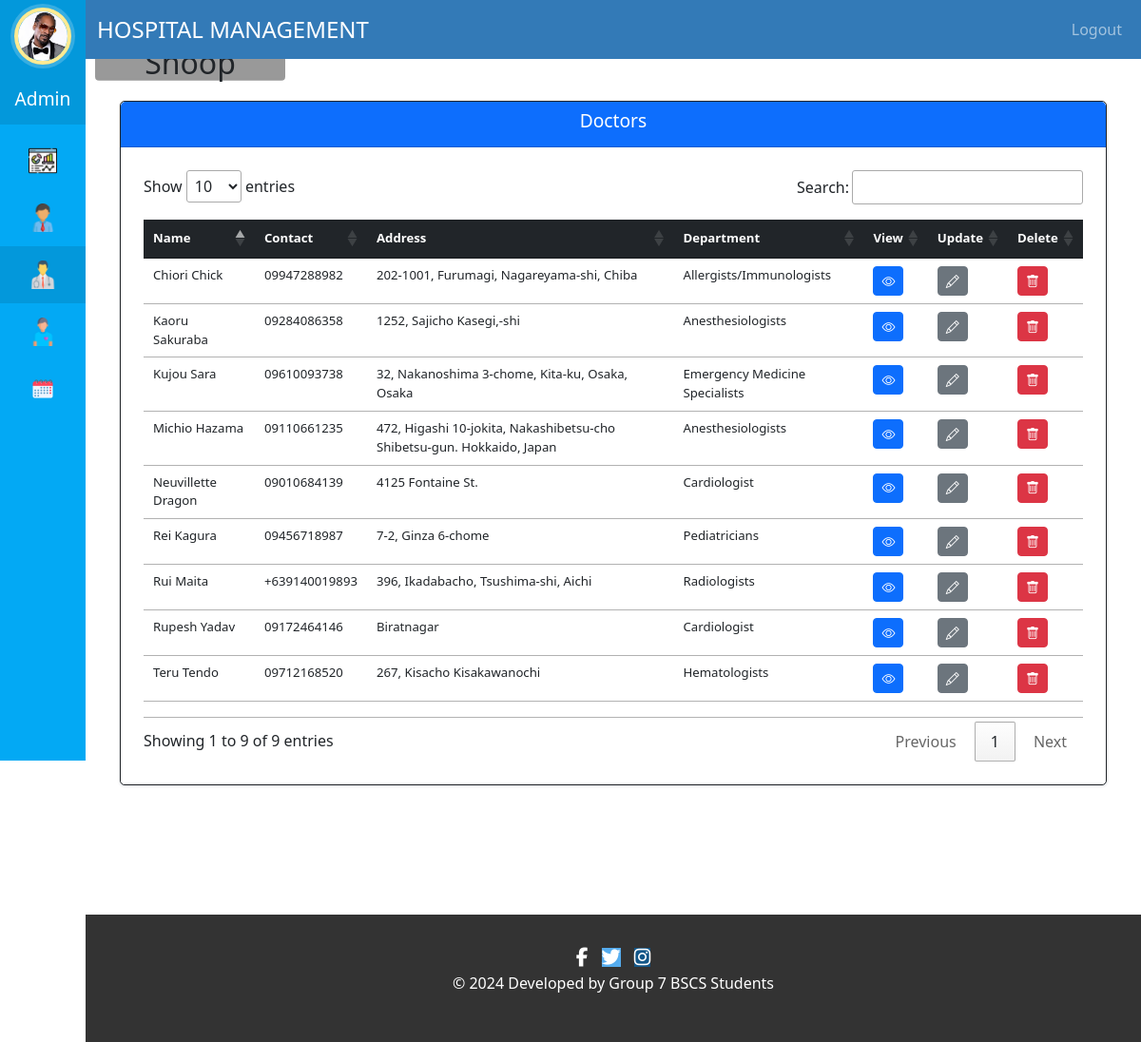
The app's page /admin-view-doctor (signed in) with its own data.
### hospital/models.py (models this page shows, shortened)
class HospitalStaffAdmin(models.Model):
    staff_id = models.AutoField(primary_key=True)
    user = models.ForeignKey(User, on_delete=models.CASCADE)
    username = models.CharField(max_length=40, blank=False, null=False)
    profile_pic= models.ImageField(upload_to='profile_pic/StaffAdminProfilePic/',null=True, blank=True)
    address = models.CharField(max_length=40, blank=False, null=False)
    mobile = models.CharField(max_length=20, null=True, blank=False)
    email = models.EmailField(validators=[validate_email], blank=False, null=False)

class Doctor(models.Model):
    STATUS_ONHOLD = 0
    STATUS_AVAILABLE = 1
    STATUS_NOTAVAILABLE = 2
    STATUS_CHOICES = [
        (STATUS_ONHOLD, 'On Hold'),
        (STATUS_AVAILABLE, 'Available'),
        (STATUS_NOTAVAILABLE, 'Not Available'),
    ]
    user=models.OneToOneField(User,on_delete=models.CASCADE)
    address = models.CharField(max_length=255, blank=False, null=False)
    mobile_validator = RegexValidator(regex=r'(^(\+)(\d){12}$)|(^\d{11}$)', message= 'Provide a valid Contact Number (e,g: 09172464146 or +639172464146)')
    mobile = models.CharField(max_length=20, validators=[mobile_validator], blank=False, null=False)
    department= models.CharField(max_length=50, choices=departments)
    status = models.IntegerField(choices=STATUS_CHOICES, default=STATUS_ONHOLD)
    license_num_validator = RegexValidator(regex=r'^\d{7}$', message="License number must be 7 digits.")
    license_num = models.CharField(max_length=7, validators=[license_num_validator])
    profile_pic = models.ImageField(blank=True, null=True, upload_to='profile_pic/DoctorProfilePic/')
    @property
    def get_name(self):
        return self.user.first_name+" "+self.user.last_name

### hospital/views.py (the view)
# urls.py: path('admin-view-doctor', views.admin_view_doctor_view,name='admin-view-doctor'),
@login_required(login_url='adminlogin')
@user_passes_test(is_admin)
def admin_view_doctor_view(request):
    doctors=models.Doctor.objects.all().filter(status=models.Doctor.STATUS_AVAILABLE)
    admin = models.HospitalStaffAdmin.objects.get(user_id=request.user.id)
    context = {
        'admin': admin,
        'doctors': doctors
    }
    return render(request,'hospital/admin_view_doctor.html', context)

### hospital/views.py (called while the page is built)
def is_admin(user):
    return user.groups.filter(name='ADMIN').exists()

### templates/hospital/admin_view_doctor.html (shortened to what this page needs)
{% extends 'hospital/admin_base.html' %}
{% block content %}
{% load static %}
<head>
  <link rel="stylesheet" href="//cdn.datatables.net/1.13.7/css/jquery.dataTables.min.css">
</head>
<br><br>
<div class="container-fluid">
  <div class="card border border-dark">
    <div class="card-header bg-primary text-white">
      <h6 class="card-title">Doctors</h6>
    </div>
    <div class="table-responsive p-4">
      <table class="table table-hover py-3" id="dev-table">
        <thead class="table-dark">
          <tr>
            <th>Name</th>
            <th>Contact</th>
            <th>Address</th>
            <th>Department</th>
            <th>View</th>
            <th>Update</th>
            <th>Delete</th>
          </tr>
        </thead>
        <tbody>
          {% for d in doctors %}
          <tr>
            <td>{{ d.get_name }}</td>
            <td>{{ d.mobile }}</td>
            <td>{{ d.address }}</td>
            <td>{{ d.department }}</td>
            <td><a class="btn btn-primary btn-sm" href="{% url 'admin-doctor-details' d.id %}"><i class="bi bi-eye"></i></a></td>
            <td><a class="btn btn-secondary btn-sm" href="{% url 'update-doctor' d.id  %}"><i class="bi bi-pencil"></i></a></td>
            <td><a class="btn btn-danger btn-sm delete-btn" href="{% url 'delete-doctor-from-hospital' d.id  %}"><i class="bi bi-trash"></i></a></td>
          </tr>
          {% endfor %}
        </tbody>
      </table>
    </div>
  </div>
</div>
{% endblock content %}

### templates/hospital/admin_base.html (shortened to what this page needs)
<!DOCTYPE html>
{% load static %}
{% with current_page=request.path %}
<html lang="en">
<head>
  <link href="https://cdn.jsdelivr.net/npm/bootstrap@5.3.0-alpha1/dist/css/bootstrap.min.css" rel="stylesheet">
  <link rel="stylesheet" href="https://cdn.jsdelivr.net/npm/bootstrap-icons@1.3.0/font/bootstrap-icons.css">
  <link rel="stylesheet" href="{% static '/style.css' %}">
</head>
<body>
  <nav class="menu" tabindex="0">
    <header class="avatar">
      <a href="#" data-bs-toggle="modal" data-bs-target="#profilePicModal" class="position-relative">
        {% if admin.profile_pic %}
            <img class="rounded-circle" src="{{ admin.profile_pic.url }}" alt="Profile Pic"/>
        {% else %}
            <img class="rounded-circle" src="{% static 'images/adminpropic.png' %}" alt="Default Profile Pic"/>
            <span class="position-absolute top-50 start-50 translate-middle bi-camera-fill"></span>
        {% endif %}
      </a>
      <br><br>
        <h6 class="text-white">Admin</h6>
        <h2>{{ request.user.first_name }}</h2>
    </header>
    <ul class="navbar-nav">
        <li tabindex="0" id="adminDashboardIcon" class="icon-dashboard nav-item {% if 'dashboard' in request.path %}active{% endif %}">
            <a class="nav-link text-white" href="/admin-dashboard">
            </a>
        </li>
        <li tabindex="0" id="djangoAdminIcon" class="icon-admin nav-item">
            <a class="nav-link text-white" href="/admin/">
            </a>
        </li>
        <li tabindex="0" id="adminDoctorIcon" class="icon-customers nav-item {% if 'doctor' in request.path %}active{% endif %}">
            <a class="nav-link text-white" href="/admin-doctor">
            </a>
        </li>
        <li tabindex="0" id="adminPatientIcon" class="icon-users nav-item {% if 'patient' in request.path %}active{% endif %}">
            <a class="nav-link text-white" href="/admin-patient">
            </a>
        </li>
        <li tabindex="0" id="adminAppointmentIcon" class="icon-calendar nav-item {% if 'appointment' in request.path %}active{% endif %}">
            <a class="nav-link text-white" href="/admin-appointment">
            </a>
        </li>
    </ul>
</nav>
{% endwith %}
<main>
  <div class="bs-example">
    <nav class="navbar navbar-expand-md navbar-dark fixed-top" style="background:#337AB7;">
        <div class="container-fluid">
            <a href="/admin-dashboard" class="navbar-brand">HOSPITAL MANAGEMENT</a>
            <div class="collapse navbar-collapse justify-content-end" id="navbarCollapse">
                <ul class="navbar-nav">
                    <li class="nav-item">
                        <form id="logoutForm" action="{% url 'logout' %}" method="post">
                            <a href="#" class="nav-link" id="logoutLink">Logout</a>
                        </form>
                    </li>
                </ul>
            </div>
        </div>
    </nav>
  </div>
    <br><br>
    <div class="container-fluid">
        <div class="row">
            <div class="col-md-12">
                {% block content %}
                {% endblock %}
            </div>
        </div>
    </div>
    <br><br><br><br>
    {% include 'hospital/footer.html' %}
</main>
</body>
</html>

### templates/hospital/footer.html (shortened to what this page needs)
<!DOCTYPE html>
<html>
<head>
<link rel="stylesheet" href="https://cdnjs.cloudflare.com/ajax/libs/font-awesome/6.5.1/css/all.min.css">
</head>
<footer>
  <div class="container">
    <div class="row">
      <div class="col-md-12 col-sm-12">
        <div class="wow fadeInUp footer-content">
          <div class="text-center">
            <a href="#" target="_blank" class="social-icon"><i class="fab fa-facebook-f"></i></a>
            <a href="#" target="_blank" class="social-icon"><i class="fab fa-twitter"></i></a>
            <a href="#" target="_blank" class="social-icon"><i class="fab fa-instagram"></i></a>
          </div>
          <p class="text-center footer-text">
            &copy; 2024 Developed by Group 7 BSCS Students
          </p>
        </div>
      </div>
    </div>
  </div>
</footer>
</html>

### static/style.css (style rules this page uses)
body { padding-left: 240px; }
main { position: relative; height: 100vh; }
.menu { background: #5bc995; height: 100vh; width: 240px; position: fixed; top: 0px; left: 0; z-index: 5; outline: none; }
.menu .avatar { background: rgba(0, 0, 0, 0.1); padding: 2em 0.5em; text-align: center; }
.menu .avatar img { width: 100px; border-radius: 50%; overflow: hidden; border: 4px solid #ffea92; box-shadow: 0 0 0 4px rgba(255, 255, 255, 0.2); }
.menu .avatar h2 { font-weight: normal; margin-bottom: 0; }
.menu ul { list-style: none; padding: 0.5em 0; margin: 0; }
.menu ul li { padding: 0.5em 1em 0.5em 3em; font-size: 0.95em; font-weight: regular; background-repeat: no-repeat; background-position: left 15px center; background-size: auto 20px; transition: all 0.15s linear; cursor: pointer; }
.menu ul li.icon-dashboard { background-image: url("http://www.entypo.com/images//gauge.svg"); }
.menu ul li.icon-customers { background-image: url("http://www.entypo.com/images//briefcase.svg"); }
.menu ul li.icon-users { background-image: url("http://www.entypo.com/images//users.svg"); }
.menu ul li.icon-calendar { background-image: url("http://www.entypo.com/images//calendar.svg"); }
a:link { text-decoration: none; }
.menu { top: 50px; }
h6 { color: white; }
.card { border-radius: 5px; -webkit-box-shadow: 0 1px 2.94px 0.06px rgba(4, 26, 55, 0.16); box-shadow: 0 1px 2.94px 0.06px rgba(4, 26, 55, 0.16); border: none; margin-bottom: 30px; -webkit-transition: all 0.3s ease-in-out; transition: all 0.3s ease-in-out; }

### templates/hospital/admin_view_doctor.html (style rules this page uses)
a:link { text-decoration: none; }
h6 { text-align: center; font-size: 1.2em; }
.row { margin: 10px auto; }
.table-responsive { text-wrap: wrap; }
@media only screen and (min-width: 768px) { table { font-size: 0.825rem; } }
@media only screen and (min-width: 768px) { th, td { padding: 0.75rem; } }

### templates/hospital/footer.html (style rules this page uses)
footer { background-color: #333; color: #fff; padding: 20px 0; }
.footer-content { margin-bottom: 20px; }
.social-icon { color: #fff; font-size: 20px; margin: 0 5px; transition: color 0.3s ease; }
.footer-text { margin-bottom: 0; }
.fa-twitter { background: #55ACEE; color: white; }
.fa-instagram { background: #125688; color: white; }
p { text-align: center; }

### records on screen
HospitalStaffAdmin: profile_pic (picture)
Doctor: get_name "Neuvillette Dragon", mobile "09010684139", address "4125 Fontaine St.", department "Cardiologist"
Doctor: get_name "Chiori Chick", mobile "09947288982", address "202-1001, Furumagi, Nagareyama-shi, Chiba", department "Allergists/Immunologists"
Doctor: get_name "Kujou Sara", mobile "09610093738", address "32, Nakanoshima 3-chome, Kita-ku, Osaka, Osaka", department "Emergency Medicine Specialists"
Doctor: get_name "Teru Tendo", mobile "09712168520", address "267, Kisacho Kisakawanochi", department "Hematologists"
Doctor: get_name "Kaoru Sakuraba", mobile "09284086358", address "1252, Sajicho Kasegi,-shi", department "Anesthesiologists"
Doctor: get_name "Rui Maita", mobile "+639140019893", address "396, Ikadabacho, Tsushima-shi, Aichi", department "Radiologists"
Doctor: get_name "Rei Kagura", mobile "09456718987", address "7-2, Ginza 6-chome", department "Pediatricians"
Doctor: get_name "Michio Hazama", mobile "09110661235", address "472, Higashi 10-jokita, Nakashibetsu-cho Shibetsu-gun. Hokkaido, Japan", department "Anesthesiologists"
Doctor: get_name "Rupesh Yadav", mobile "09172464146", address "Biratnagar", department "Cardiologist"

### other values on screen
{{ request.user.first_name }} "Snoop"
